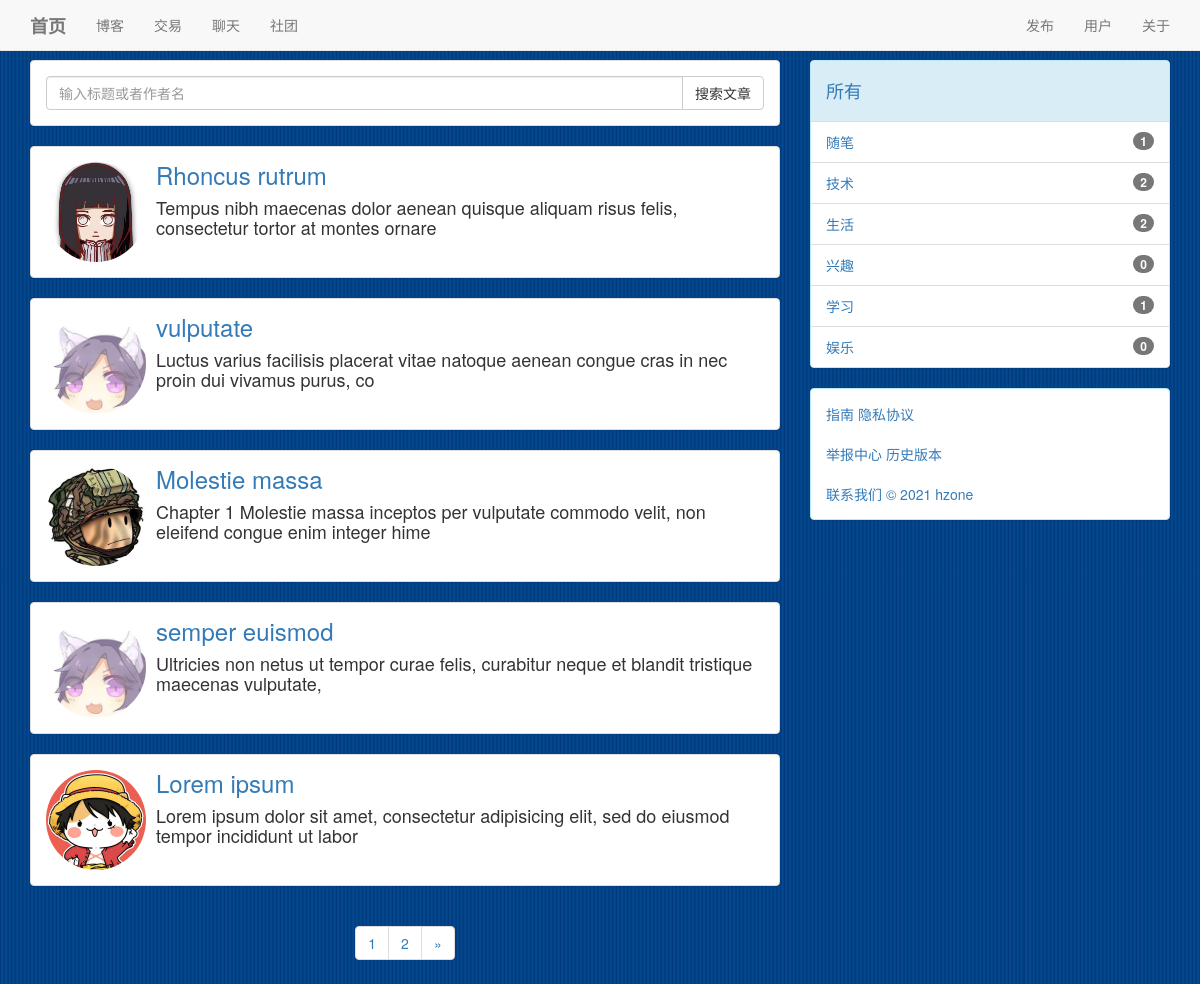
/blog/ (signed in), run on an earlier commit of the app's database.
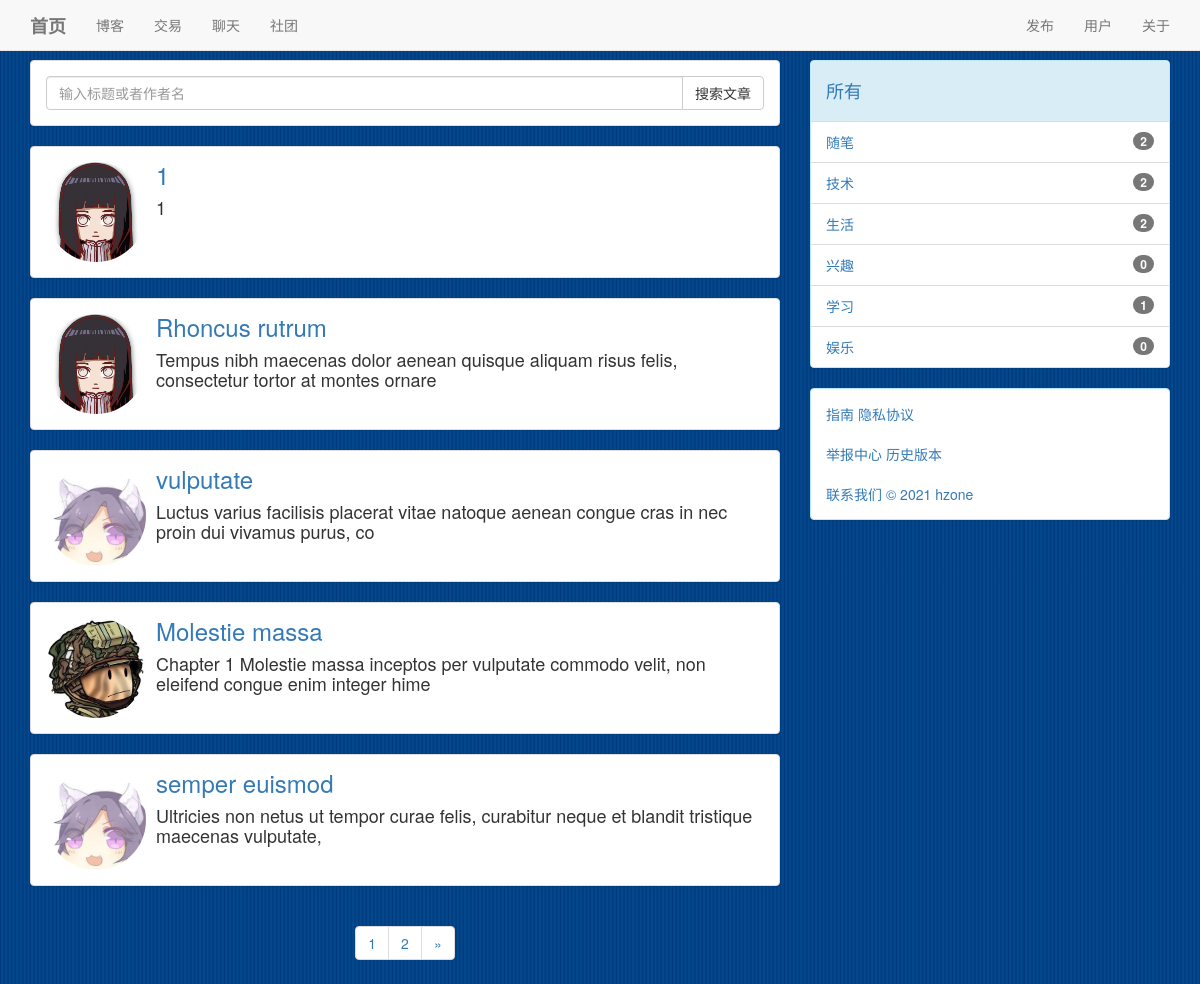
And on a later commit of the database.
### blog/models.py (models this page shows, shortened)
class Atc(Model):
    title = CharField(max_length=30)
    content = TextField()
    author = ForeignKey(User,on_delete = DO_NOTHING)
    create_time = DateTimeField(auto_now_add=True)
    update_time = DateTimeField(auto_now=True)
    type = ForeignKey(AtcType,on_delete = DO_NOTHING)
    class Meta:
        ordering=['-create_time']
        verbose_name = '文章'
        verbose_name_plural = '文章'

class AtcType(Model):
    name = CharField(max_length=20)
    class Meta:
        verbose_name = '分类'
        verbose_name_plural = '分类'

### user/models.py (models this page shows, shortened)
class User(AbstractUser):
    motto = TextField(max_length=24,default='nothing at all')
    icon = ImageField(default="./static/image/icon/default/male.png",upload_to='./static/image/icon/upload/')
    class Meta:
        ordering = ['-id']
        verbose_name = '用户'
        verbose_name_plural = '用户'

### blog/views.py (the view)
# urls.py: path('',List.as_view()),
class List(View):
    def get(self,request):
        data = request.GET.get('type',default = None)
        if data:
            type = get_object_or_404(AtcType,name = data)
            atcs = Atc.objects.filter(type = type)
        else:
            atcs = Atc.objects.all()
        for atc in atcs:
            atc.content_html = md.convert(atc.content)
        p = Paginator(atcs,5)
        n = request.GET.get("p",default = 1)
        context = {
            'form' : SearchForm(request.GET),
            'atcs' : p.get_page(n),
            'types' : AtcType.objects.annotate(num = Count('atc')),
        }
        return render(request,'list.html',context)

### search/forms.py
class SearchForm(Form):
    keywords = CharField(
        max_length = 20,
        min_length = 1,
        required = True
    )

### blog/templates/list.html (shortened to what this page needs)
{% extends 'base.html' %}
    {% block main %}
        <div class="panel panel-default">
            <div class="panel-body">
                <form action="/blog/result" method = 'get'>
                    <div class="input-group">
                        <input type="text" name="keywords" class="form-control" placeholder="输入标题或者作者名"
                        maxlength="20" minlength="1" required id="id_keywords">
                        <span class="input-group-btn">
                            <button type="submit"  class="btn btn-default">搜索文章</button>
                        </span>
                    </div>
                </form>
            </div>
        </div>
        {% for atc in atcs %}
            <div class="panel panel-default">
                <div class="panel-body">
                    <div class="media">
                        <div class="media-left">
                            <a href="/user/{{ atc.author.id }}">
                                <img class="img-circle" src="/{{ atc.author.icon }}" height="100px" width="100px">
                            </a>
                        </div>
                        <div class="media-body">
                            <a href="/blog/{{ atc.id }}">
                                <h3 class="media-heading">{{ atc.title }}</h3>
                            </a>
                            <h4>{{ atc.content_html | striptags | safe | truncatechars:100 }}</h4>
                        </div>
                    </div>
                </div>
            </div>
        {% empty %}
            <div class="panel panel-default">
                <div class="panel-body">
                    暂无文章
                </div>
            </div>
        {% endfor %}
        <div class="text-center">
            <nav aria-label="Page navigation">
                <ul class="pagination">
                    {% if atcs.has_previous or atcs.has_next %}
                        {% for num in atcs.paginator.page_range %}
                            <li><a href="/blog/?p={{ num  }}">{{ num }}</a></li>
                        {% endfor %}
                    {% endif %}
                    {% if atcs.has_next %}
                        <li>
                            <a href="/blog/?p={{atcs.next_page_number}}" aria-label="Next">
                                <span aria-hidden="true">&raquo;</span>
                            </a>
                        </li>
                    {% endif %}
                </ul>
            </nav>
        </div>
    {% endblock %}
    {% block side %}
        <div class="panel panel-info">
            <div class="panel-heading"><h4><a href="/blog/">所有</a></h4></div>
            <ul class="list-group">
                {% for type in types %}
                    <li class="list-group-item">
                        <span class="badge">{{ type.num }}</span>
                        <a href="./?type={{ type.name }}">{{ type.name }}</a>
                    </li>
                {% endfor %}
            </ul>
        </div>
    {% endblock %}

What changed in the data, as far as the page shows it:
no longer on this page (row unchanged): Atc: author.icon (picture), title "Lorem ipsum", content_html "Lorem ipsum dolor sit amet, consectetur adipisicing elit, sed do eiusmod tempor incididunt ut labor"
added Atc: author.icon (picture), title "1", content_html "1"
computed for AtcType "随笔": num "1" → "2"
